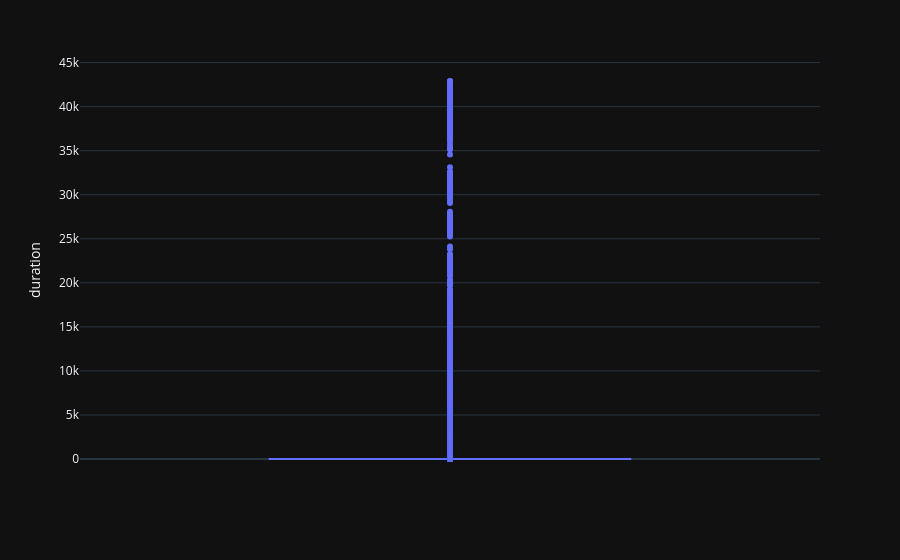

Notebook code for this chart:
### Markdown cell above
## Let's take a closer look to some of the outliers:

### Code cell
fig = px.box(data, y='duration')
fig.show()

### Figure 1 — Plotly figure (JSON) as saved in the notebook; plotly's stock layout.template omitted (floating-point values rounded to 4 significant figures; data arrays with more than 128 entries replaced by an {"elided": "..."} marker saying what was removed)
{"data": [{"alignmentgroup": "True", "hovertemplate": "duration=%{y}<extra></extra>", "legendgroup": "", "marker": {"color": "#636efa"}, "name": "", "notched": false, "offsetgroup": "", "orientation": "v", "showlegend": false, "x0": " ", "xaxis": "x", "y": {"elided": "125972 int values"}, "y0": " ", "yaxis": "y", "type": "box"}], "layout": {"xaxis": {"anchor": "y", "domain": [0.0, 1.0]}, "yaxis": {"anchor": "x", "domain": [0.0, 1.0], "title": {"text": "duration"}}, "legend": {"tracegroupgap": 0}, "margin": {"t": 60}, "boxmode": "group"}}
